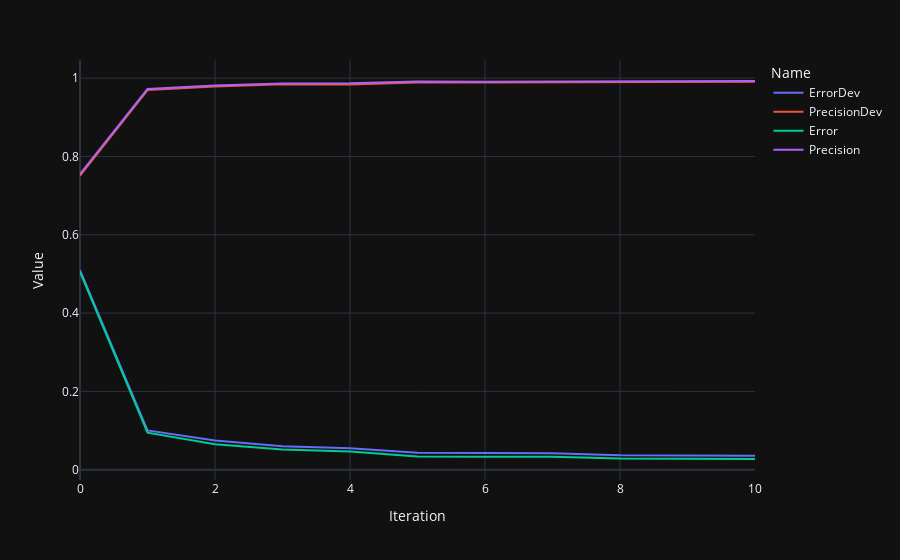

This figure's notebook cell:
### Code cell
px.line(model0.trainingData, x='Iteration', y='Value', color='Name')

### Figure 1 — Plotly figure (JSON) as saved in the notebook; plotly's stock layout.template omitted (floating-point values rounded to 4 significant figures)
{"data": [{"hovertemplate": "Name=ErrorDev<br>Iteration=%{x}<br>Value=%{y}<extra></extra>", "legendgroup": "ErrorDev", "line": {"color": "#636efa", "dash": "solid"}, "marker": {"symbol": "circle"}, "mode": "lines", "name": "ErrorDev", "orientation": "v", "showlegend": true, "x": [0, 1, 2, 3, 4, 5, 6, 7, 8, 9, 10], "xaxis": "x", "y": [0.5095, 0.1004, 0.07448, 0.0598, 0.05465, 0.04313, 0.0424, 0.04179, 0.03699, 0.03654, 0.03585], "yaxis": "y", "type": "scatter"}, {"hovertemplate": "Name=PrecisionDev<br>Iteration=%{x}<br>Value=%{y}<extra></extra>", "legendgroup": "PrecisionDev", "line": {"color": "#EF553B", "dash": "solid"}, "marker": {"symbol": "circle"}, "mode": "lines", "name": "PrecisionDev", "orientation": "v", "showlegend": true, "x": [0, 1, 2, 3, 4, 5, 6, 7, 8, 9, 10], "xaxis": "x", "y": [0.7509, 0.9696, 0.9787, 0.9844, 0.9841, 0.9888, 0.9887, 0.9889, 0.9903, 0.991, 0.9909], "yaxis": "y", "type": "scatter"}, {"hovertemplate": "Name=Error<br>Iteration=%{x}<br>Value=%{y}<extra></extra>", "legendgroup": "Error", "line": {"color": "#00cc96", "dash": "solid"}, "marker": {"symbol": "circle"}, "mode": "lines", "name": "Error", "orientation": "v", "showlegend": true, "x": [0, 1, 2, 3, 4, 5, 6, 7, 8, 9, 10], "xaxis": "x", "y": [0.5053, 0.09463, 0.06494, 0.05134, 0.04662, 0.03351, 0.03298, 0.033, 0.02821, 0.0283, 0.02725], "yaxis": "y", "type": "scatter"}, {"hovertemplate": "Name=Precision<br>Iteration=%{x}<br>Value=%{y}<extra></extra>", "legendgroup": "Precision", "line": {"color": "#ab63fa", "dash": "solid"}, "marker": {"symbol": "circle"}, "mode": "lines", "name": "Precision", "orientation": "v", "showlegend": true, "x": [0, 1, 2, 3, 4, 5, 6, 7, 8, 9, 10], "xaxis": "x", "y": [0.7552, 0.9721, 0.9811, 0.9862, 0.9867, 0.9914, 0.9911, 0.9913, 0.9926, 0.9928, 0.9927], "yaxis": "y", "type": "scatter"}], "layout": {"xaxis": {"anchor": "y", "domain": [0.0, 1.0], "title": {"text": "Iteration"}}, "yaxis": {"anchor": "x", "domain": [0.0, 1.0], "title": {"text": "Value"}}, "legend": {"title": {"text": "Name"}, "tracegroupgap": 0}, "margin": {"t": 60}}}
